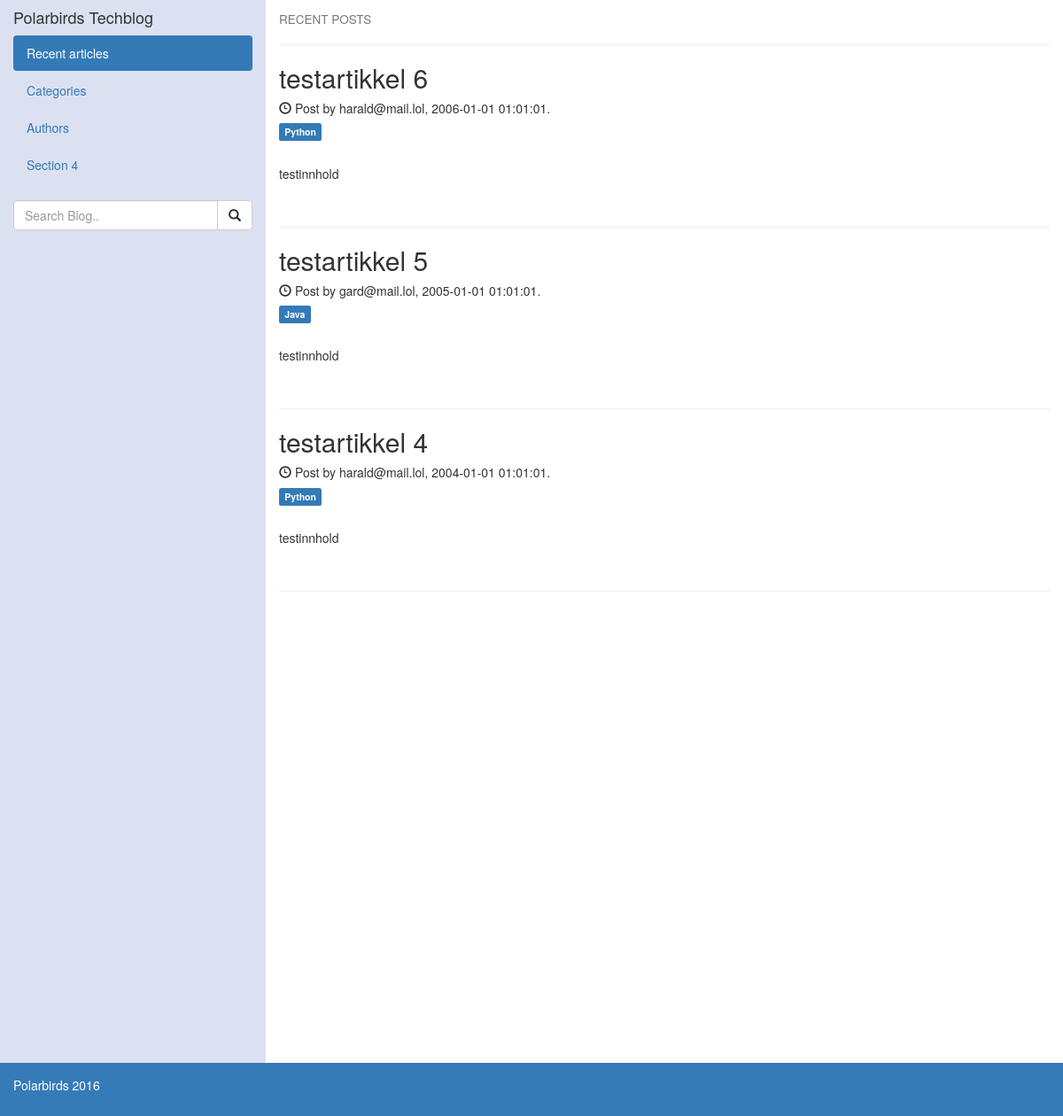
Screenshot of /blog/ with the database file from the repository.
### tables this page shows
CREATE TABLE article (
  id          INT      NOT NULL,
  postDate    DATETIME NOT NULL,
  title       TEXT     NOT NULL,
  body        TEXT     NOT NULL,
  writerEmail TEXT     NOT NULL,
  category    TEXT     NOT NULL,
  FOREIGN KEY (category) REFERENCES category (name),
  FOREIGN KEY (writerEmail) REFERENCES writer (email)
);

### BlogAPI.py (the view)
@blog_API.route('/')
def blog_route():
    entries = hub.query_db("SELECT * FROM article ORDER BY postDate DESC LIMIT 3")
    return render_template('bloghub.html', entries=entries)

### polarbirdshub.py (called while the page is built)
def connect_db():
    rv = sqlite3.connect(app.config['DATABASE'])
    rv.row_factory = sqlite3.Row
    return rv

def get_db():
    if not hasattr(g, 'sqlite_db'):
        g.sqlite_db = connect_db()
    return g.sqlite_db

def query_db(query, args=(), one=False):
    cur = get_db().execute(query, args)
    rv = cur.fetchall()
    cur.close()
    return (rv[0] if rv else None) if one else rv

### templates/bloghub.html
{% extends "bloglayout.html" %}
{% block body %}
<div class="col-sm-9">
    <h4><small>RECENT POSTS</small></h4>
    <hr>
    {% for article in entries %}
    <h2>{{ article.title }}</h2>
    <h5><span class="glyphicon glyphicon-time"></span> Post by {{ article.writerEmail }}, {{ article.postDate }}.</h5>
    <h5><span class="label label-primary">{{ article.category }}</span></h5><br>
    <p>{{ article.body }}</p>
    <br><hr>
    {% endfor %}
</div>
{% endblock %}

### templates/bloglayout.html (shortened to what this page needs)
<!DOCTYPE html>
<html lang="en">
<head>
    <link rel="stylesheet" href="http://maxcdn.bootstrapcdn.com/bootstrap/3.3.7/css/bootstrap.min.css">
</head>
<body>
<div class="container-fluid">
    <div class="row content">
        <div class="col-sm-3 sidenav">
            <h4>Polarbirds Techblog</h4>
            <ul class="nav nav-pills nav-stacked">
                <li class="active"><a href="#section1">Recent articles</a></li>
                <li><a href="#section2">Categories</a></li>
                <li><a href="#section3">Authors</a></li>
                <li><a href="#section4">Section 4</a></li>
            </ul><br>
            <div class="input-group">
                <input type="text" class="form-control" placeholder="Search Blog..">
        <span class="input-group-btn">
          <button class="btn btn-default" type="button">
              <span class="glyphicon glyphicon-search"></span>
          </button>
        </span>
            </div>
        </div>
        {% block body %}{% endblock %}
    </div>
</div>
<footer class="container-fluid">
    <p>Polarbirds 2016</p>
</footer>
</body>
</html>

### templates/bloglayout.html (style rules this page uses)
.row.content { height: 1200px; }
.sidenav { background-color: #dce1f1; height: 100%; }
footer { background-color: #357bb8; color: #ffffff; padding: 15px; }

### rows the page displays
article: title "testartikkel 6", writerEmail "harald@mail.lol", postDate "2006-01-01 01:01:01", category "Python", body "testinnhold"
article: title "testartikkel 5", writerEmail "gard@mail.lol", postDate "2005-01-01 01:01:01", category "Java", body "testinnhold"
article: title "testartikkel 4", writerEmail "harald@mail.lol", postDate "2004-01-01 01:01:01", category "Python", body "testinnhold"
